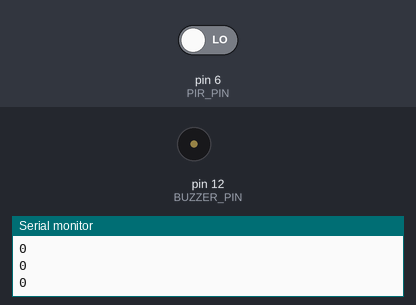
The sketch below on a simulated Arduino Uno, built with avr-gcc and run on an emulated ATmega328P. Parts: buzzer (waves = sounding, pin HIGH), the last lines printed to the serial monitor. The inputs (shaded band) are chosen by the test bench; at power-on: pin 6 (PIR_PIN) LOW. The modem accepts every AT command (registered, SIM ready, sends succeed) and sends nothing else.

Above: at 2.2 s.
2.3 s: pin 6 (PIR_PIN) driven HIGH
At 3.1 s:
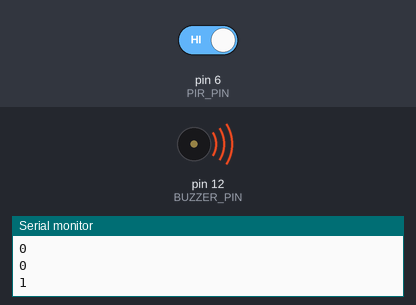
Timing chart, 0 to 7.2 s (numbered marks = the images above; inputs shaded):
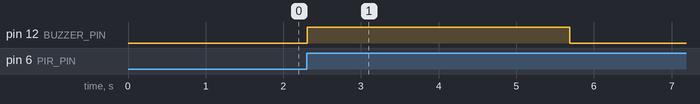

The sketch:

Uict.ino
```cpp
#include <SoftwareSerial.h>

#define PIR_PIN 6
#define BUZZER_PIN 12
#define GSM_RX_PIN 10
#define GSM_TX_PIN 9

int pirval =0;

// Define GSM module connections (RX, TX)
SoftwareSerial gsmSerial(GSM_TX_PIN, GSM_RX_PIN); //TX, RX

void setup() {
  Serial.begin(9600); // Start serial communication
  pinMode(PIR_PIN, INPUT);
  pinMode(BUZZER_PIN, OUTPUT);

  // Initialize GSM module
  gsmSerial.begin(9600);
  Serial.println("GSM module initialized");
  delay(1000); // Wait for GSM module to initialize
}

void loop() {

  pirval = digitalRead(PIR_PIN);
  Serial.println(pirval);
  if (pirval == HIGH) { // If motion is detected
    digitalWrite(BUZZER_PIN, HIGH); // Turn on the buzzer
    sendSMS("+256779259295", "Security Alert! \r\nMotion Detected"); // Replace "+256779259295" with your mobile number
    Serial.println("Motion detected!");
    delay(2000); // Buzzer sound duration (2 seconds)
    digitalWrite(BUZZER_PIN, LOW); // Turn off the buzzer
    Serial.println("Buzzer off");
    delay(10000); // Wait for 10 seconds before rechecking
  }
}

void sendSMS(String number, String message) {
  gsmSerial.println("AT+CMGF=1"); // Set SMS mode to text
  delay(100);
  gsmSerial.print("AT+CMGS=\"");
  gsmSerial.print(number);
  gsmSerial.println("\"");
  delay(100);
  gsmSerial.println(message);
  delay(100);
  gsmSerial.println((char)26); // End SMS transmission
  delay(1000);

  // Print feedback from GSM module
  while (gsmSerial.available()) {
    Serial.write(gsmSerial.read());
  }
  Serial.println("SMS sent");
}
```

Measured:
- after the input at 2.3 s, pin 12 (BUZZER_PIN): LOW → HIGH at once, → LOW 3.4 s later
